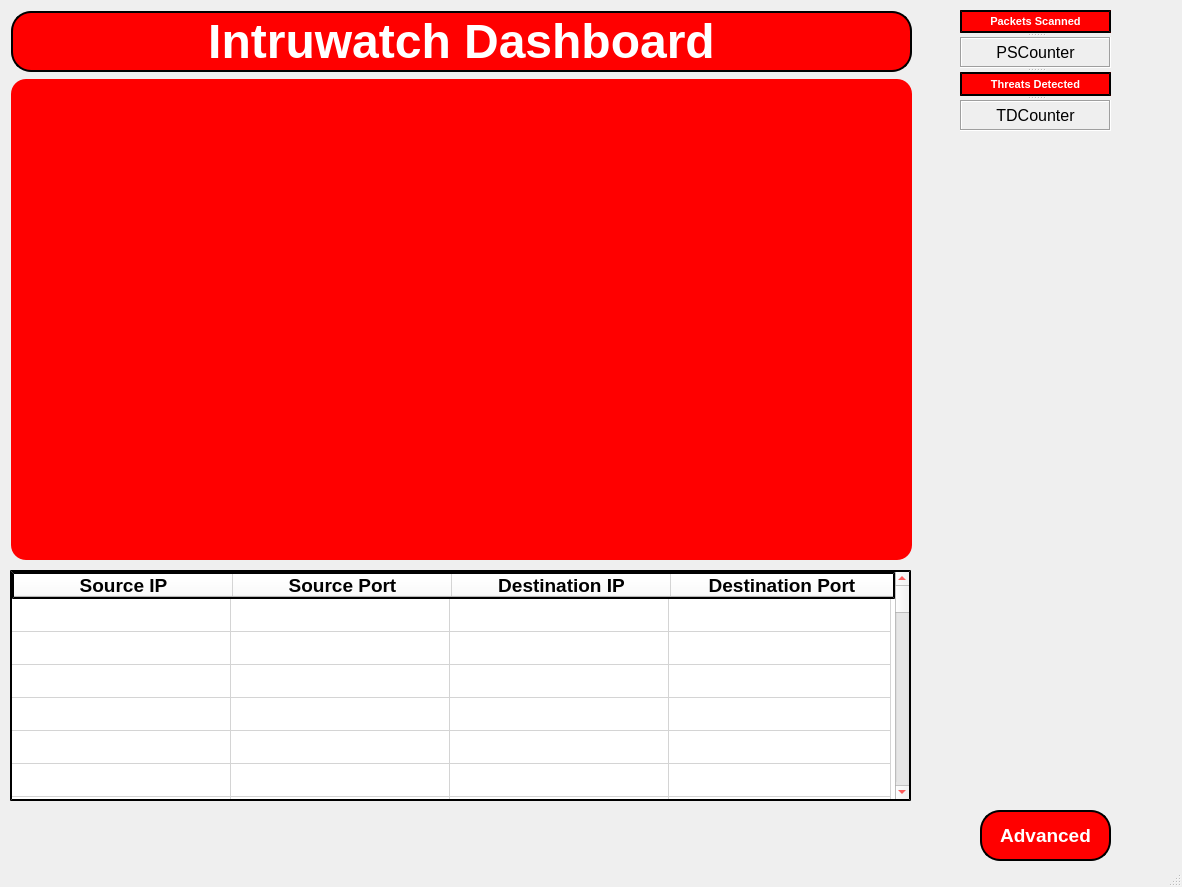
<?xml version="1.0" encoding="UTF-8"?>
<ui version="4.0">
 <class>Dashboard</class>
 <widget class="QMainWindow" name="Dashboard">
  <property name="geometry">
   <rect>
    <x>0</x>
    <y>0</y>
    <width>1182</width>
    <height>887</height>
   </rect>
  </property>
  <property name="windowTitle">
   <string>Intruwatch Dash</string>
  </property>
  <property name="autoFillBackground">
   <bool>false</bool>
  </property>
  <property name="styleSheet">
   <string notr="true">color:rgb(255,0,0);</string>
  </property>
  <property name="animated">
   <bool>true</bool>
  </property>
  <widget class="QWidget" name="centralwidget">
   <widget class="QPushButton" name="pushButton">
    <property name="geometry">
     <rect>
      <x>980</x>
      <y>810</y>
      <width>131</width>
      <height>51</height>
     </rect>
    </property>
    <property name="font">
     <font>
      <pointsize>14</pointsize>
      <weight>75</weight>
      <italic>false</italic>
      <bold>true</bold>
     </font>
    </property>
    <property name="styleSheet">
     <string notr="true">QPushButton{
border: 2px outset black;
background:red;
color: white;
font: bold 14pt;
border-radius: 20px;
}

QPushButton:pressed{
border: 2px outset black;
background:white;
color: black;
font: bold 14pt;
}</string>
    </property>
    <property name="text">
     <string>Advanced</string>
    </property>
   </widget>
   <widget class="QSplitter" name="splitter">
    <property name="geometry">
     <rect>
      <x>960</x>
      <y>10</y>
      <width>151</width>
      <height>121</height>
     </rect>
    </property>
    <property name="orientation">
     <enum>Qt::Vertical</enum>
    </property>
    <widget class="QLabel" name="label_2">
     <property name="font">
      <font>
       <pointsize>8</pointsize>
       <weight>75</weight>
       <italic>false</italic>
       <bold>true</bold>
      </font>
     </property>
     <property name="styleSheet">
      <string notr="true">QLabel{
border: 2px outset black;
background:red;
color: white;
font: bold 8pt;
border-radius: 20px;
}
</string>
     </property>
     <property name="frameShape">
      <enum>QFrame::NoFrame</enum>
     </property>
     <property name="text">
      <string>Packets Scanned</string>
     </property>
     <property name="textFormat">
      <enum>Qt::PlainText</enum>
     </property>
     <property name="alignment">
      <set>Qt::AlignCenter</set>
     </property>
    </widget>
    <widget class="QLabel" name="label_4">
     <property name="enabled">
      <bool>true</bool>
     </property>
     <property name="font">
      <font>
       <pointsize>12</pointsize>
      </font>
     </property>
     <property name="autoFillBackground">
      <bool>false</bool>
     </property>
     <property name="styleSheet">
      <string notr="true">color:rgb(0, 0, 0);</string>
     </property>
     <property name="frameShape">
      <enum>QFrame::Box</enum>
     </property>
     <property name="frameShadow">
      <enum>QFrame::Sunken</enum>
     </property>
     <property name="text">
      <string>PSCounter</string>
     </property>
     <property name="alignment">
      <set>Qt::AlignCenter</set>
     </property>
    </widget>
    <widget class="QLabel" name="label_3">
     <property name="font">
      <font>
       <pointsize>8</pointsize>
       <weight>75</weight>
       <italic>false</italic>
       <bold>true</bold>
      </font>
     </property>
     <property name="styleSheet">
      <string notr="true">QLabel{
border: 2px outset black;
background:red;
color: white;
font: bold 8pt;
border-radius: 20px;
}
</string>
     </property>
     <property name="frameShape">
      <enum>QFrame::NoFrame</enum>
     </property>
     <property name="text">
      <string>Threats Detected</string>
     </property>
     <property name="textFormat">
      <enum>Qt::PlainText</enum>
     </property>
     <property name="alignment">
      <set>Qt::AlignCenter</set>
     </property>
    </widget>
    <widget class="QLabel" name="label_5">
     <property name="enabled">
      <bool>true</bool>
     </property>
     <property name="font">
      <font>
       <pointsize>12</pointsize>
      </font>
     </property>
     <property name="autoFillBackground">
      <bool>false</bool>
     </property>
     <property name="styleSheet">
      <string notr="true">color:rgb(0, 0, 0);</string>
     </property>
     <property name="frameShape">
      <enum>QFrame::Box</enum>
     </property>
     <property name="frameShadow">
      <enum>QFrame::Sunken</enum>
     </property>
     <property name="text">
      <string>TDCounter</string>
     </property>
     <property name="alignment">
      <set>Qt::AlignCenter</set>
     </property>
    </widget>
   </widget>
   <widget class="QLabel" name="label">
    <property name="enabled">
     <bool>true</bool>
    </property>
    <property name="geometry">
     <rect>
      <x>11</x>
      <y>11</y>
      <width>901</width>
      <height>61</height>
     </rect>
    </property>
    <property name="font">
     <font>
      <pointsize>36</pointsize>
      <weight>75</weight>
      <italic>false</italic>
      <bold>true</bold>
     </font>
    </property>
    <property name="autoFillBackground">
     <bool>false</bool>
    </property>
    <property name="styleSheet">
     <string notr="true">QLabel{
border: 2px outset black;
background:red;
color: white;
font: bold 36pt;
border-radius: 20px;
}
</string>
    </property>
    <property name="frameShape">
     <enum>QFrame::NoFrame</enum>
    </property>
    <property name="frameShadow">
     <enum>QFrame::Plain</enum>
    </property>
    <property name="text">
     <string>Intruwatch Dashboard</string>
    </property>
    <property name="alignment">
     <set>Qt::AlignCenter</set>
    </property>
   </widget>
   <widget class="QFrame" name="frame">
    <property name="geometry">
     <rect>
      <x>11</x>
      <y>79</y>
      <width>901</width>
      <height>481</height>
     </rect>
    </property>
    <property name="styleSheet">
     <string notr="true">color:rgb(255, 255, 255);
background-color: rgb(255, 0, 0);
border : 2px outsetblack;
font: bold 14pt;
border-radius: 15px;
</string>
    </property>
    <property name="frameShape">
     <enum>QFrame::StyledPanel</enum>
    </property>
    <property name="frameShadow">
     <enum>QFrame::Plain</enum>
    </property>
    <layout class="QHBoxLayout" name="horizontalLayout">
     <item>
      <widget class="QLabel" name="Graph">
       <property name="text">
        <string/>
       </property>
       <property name="scaledContents">
        <bool>true</bool>
       </property>
      </widget>
     </item>
    </layout>
   </widget>
   <widget class="QTableWidget" name="tableWidget">
    <property name="geometry">
     <rect>
      <x>10</x>
      <y>570</y>
      <width>901</width>
      <height>231</height>
     </rect>
    </property>
    <property name="styleSheet">
     <string notr="true">
border: 2px outset black;
background:white;
color: black;
font: bold 14pt;



</string>
    </property>
    <property name="frameShape">
     <enum>QFrame::Box</enum>
    </property>
    <property name="frameShadow">
     <enum>QFrame::Plain</enum>
    </property>
    <property name="autoScroll">
     <bool>false</bool>
    </property>
    <property name="autoScrollMargin">
     <number>10</number>
    </property>
    <property name="showGrid">
     <bool>true</bool>
    </property>
    <property name="rowCount">
     <number>128</number>
    </property>
    <attribute name="horizontalHeaderDefaultSectionSize">
     <number>219</number>
    </attribute>
    <attribute name="horizontalHeaderStretchLastSection">
     <bool>true</bool>
    </attribute>
    <attribute name="verticalHeaderVisible">
     <bool>false</bool>
    </attribute>
    <attribute name="verticalHeaderCascadingSectionResizes">
     <bool>false</bool>
    </attribute>
    <attribute name="verticalHeaderDefaultSectionSize">
     <number>33</number>
    </attribute>
    <row/>
    <row/>
    <row/>
    <row/>
    <row/>
    <row/>
    <row/>
    <row/>
    <row/>
    <row/>
    <row/>
    <row/>
    <row/>
    <row/>
    <row/>
    <row/>
    <row/>
    <row/>
    <row/>
    <row/>
    <row/>
    <row/>
    <row/>
    <row/>
    <row/>
    <row/>
    <row/>
    <row/>
    <row/>
    <row/>
    <row/>
    <row/>
    <row/>
    <row/>
    <row/>
    <row/>
    <row/>
    <row/>
    <row/>
    <row/>
    <row/>
    <row/>
    <row/>
    <row/>
    <row/>
    <row/>
    <row/>
    <row/>
    <row/>
    <row/>
    <row/>
    <row/>
    <row/>
    <row/>
    <row/>
    <row/>
    <row/>
    <row/>
    <row/>
    <row/>
    <row/>
    <row/>
    <row/>
    <row/>
    <row/>
    <row/>
    <row/>
    <row/>
    <row/>
    <row/>
    <row/>
    <row/>
    <row/>
    <row/>
    <row/>
    <row/>
    <row/>
    <row/>
    <row/>
    <row/>
    <row/>
    <row/>
    <row/>
    <row/>
    <row/>
    <row/>
    <row/>
    <row/>
    <row/>
    <row/>
    <row/>
    <row/>
    <row/>
    <row/>
    <row/>
    <row/>
    <row/>
    <row/>
    <row/>
    <row/>
    <row/>
    <row/>
    <row/>
    <row/>
    <row/>
    <row/>
    <row/>
    <row/>
    <row/>
    <row/>
    <row/>
    <row/>
    <row/>
    <row/>
    <row/>
    <row/>
    <row/>
    <row/>
    <row/>
    <row/>
    <row/>
    <row/>
    <row/>
    <row/>
    <row/>
    <row/>
    <row/>
    <row/>
    <column>
     <property name="text">
      <string>Source IP</string>
     </property>
    </column>
    <column>
     <property name="text">
      <string>Source Port</string>
     </property>
    </column>
    <column>
     <property name="text">
      <string>Destination IP</string>
     </property>
    </column>
    <column>
     <property name="text">
      <string>Destination Port</string>
     </property>
    </column>
   </widget>
  </widget>
  <widget class="QStatusBar" name="statusbar"/>
 </widget>
 <resources/>
 <connections/>
</ui>
